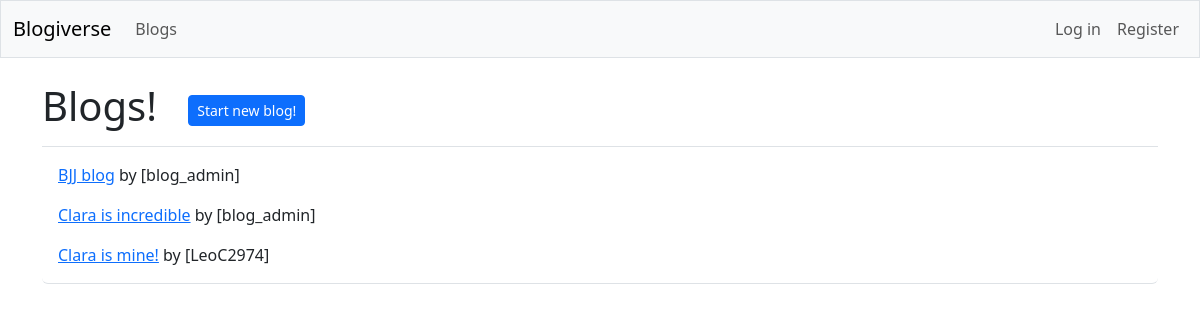
The app's page /blogs/ with its own data.
### blogs/models.py (models this page shows, shortened)
class Blog(models.Model):
    title = models.CharField(max_length=200)
    date_added = models.DateTimeField(auto_now_add=True)
    owner = models.ForeignKey(User, on_delete=models.CASCADE)

### blogs/views.py (the view)
# urls.py: path('', include('blogs.urls')),
def blogs(request):
    blogs = Blog.objects.order_by('date_added')
    context = {'blogs': blogs}
    return render(request, 'blogs/blogs.html', context)

### blogs/templates/blogs/blogs.html (shortened to what this page needs)
{% extends 'blogs/base.html' %}
{% block page_header %}
  <h1>Blogs! &nbsp;
    <a class="btn btn-primary btn-sm" href="{% url 'blogs:new_blog' %}">
    Start new blog!</a>
{% endblock page_header %}
{% block content %}
  <ul class="list-group border-bottom pb-2 mb-4">
    {% for blog in blogs %}
      <li class="list-group-item border-0">
        <a href="{% url 'blogs:blog' blog.id %}">{{ blog.title }}</a>
        by [{{ blog.owner }}]
      </li>
    {% empty %}
      <li class="list-group-item border-0">0 Blogs have been posted yet.</li>
    {% endfor %}
  </ul>
{% endblock content %}

### records on screen
Blog: title "BJJ blog", owner "blog_admin"
Blog: title "Clara is incredible", owner "blog_admin"
Blog: title "Clara is mine!", owner "LeoC2974"
